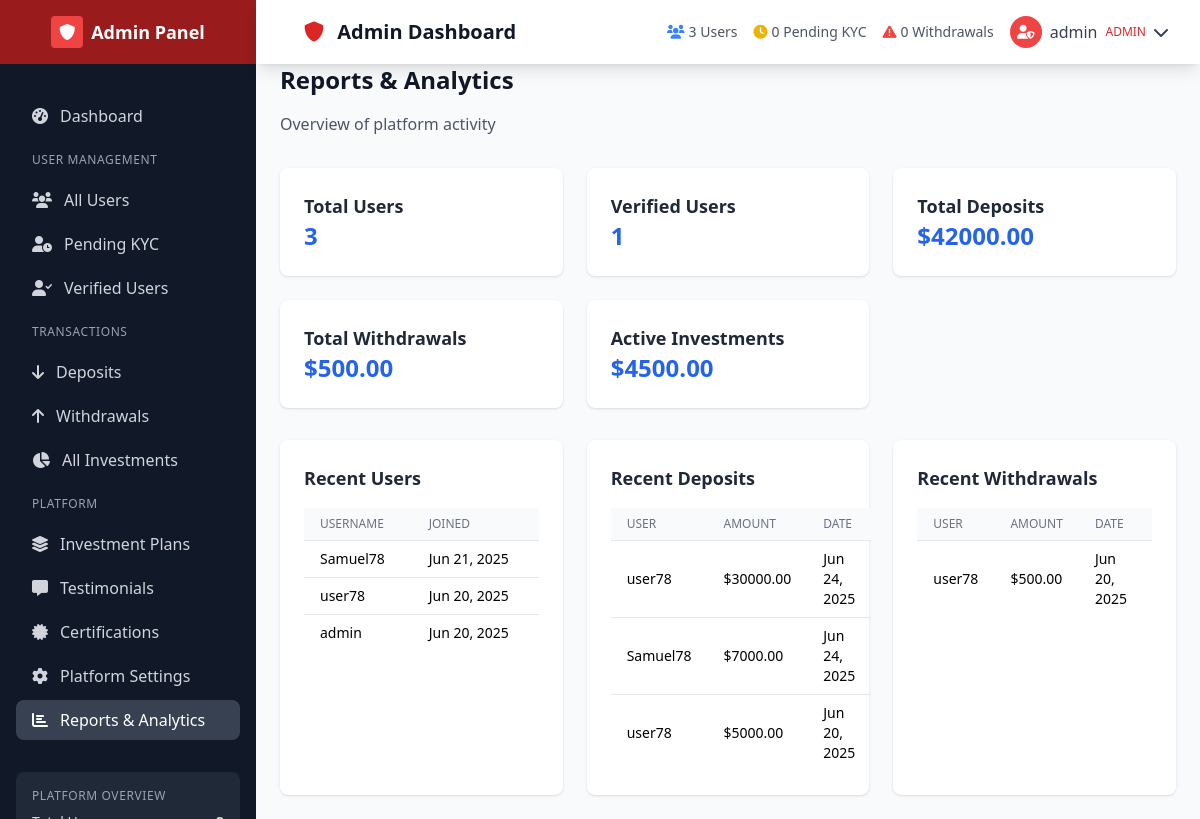
The app's page /admin-panel/reports/ (signed in) with its own data.
### accounts/models.py (models this page shows, shortened)
class CustomUser(AbstractUser):
    email = models.EmailField(unique=True)
    full_name = models.CharField(max_length=100)
    is_verified = models.BooleanField(default=False)
    is_approved = models.BooleanField(default=False)
    registration_step = models.IntegerField(default=1)  # 1 or 2
    created_at = models.DateTimeField(auto_now_add=True)
    updated_at = models.DateTimeField(auto_now=True)
    USERNAME_FIELD = 'username'
    REQUIRED_FIELDS = ['email', 'full_name']

### transactions/models.py (models this page shows, shortened)
class Deposit(models.Model):
    STATUS_CHOICES = [
        ('pending', 'Pending'),
        ('approved', 'Approved'),
        ('rejected', 'Rejected'),
    ]
    PAYMENT_METHODS = [
        ('BTC', 'Bitcoin'),
        ('USDT', 'Tether USDT'),
        ('ETH', 'Ethereum'),
        ('bank_transfer', 'Bank Transfer'),
    ]
    user = models.ForeignKey(User, on_delete=models.CASCADE, related_name='deposits')
    amount = models.DecimalField(max_digits=15, decimal_places=2)
    payment_method = models.CharField(max_length=20, choices=PAYMENT_METHODS)
    transaction_id = models.CharField(max_length=200, blank=True)
    proof_of_payment = models.FileField(upload_to='payment_proofs/', blank=True)
    status = models.CharField(max_length=10, choices=STATUS_CHOICES, default='pending')
    admin_notes = models.TextField(blank=True)
    created_at = models.DateTimeField(auto_now_add=True)
    approved_at = models.DateTimeField(null=True, blank=True)

class Withdrawal(models.Model):
    STATUS_CHOICES = [
        ('pending', 'Pending'),
        ('approved', 'Approved'),
        ('rejected', 'Rejected'),
        ('completed', 'Completed'),
    ]
    user = models.ForeignKey(User, on_delete=models.CASCADE, related_name='withdrawals')
    amount = models.DecimalField(max_digits=15, decimal_places=2)
    wallet_address = models.CharField(max_length=200)
    wallet_type = models.CharField(max_length=10)
    status = models.CharField(max_length=10, choices=STATUS_CHOICES, default='pending')
    admin_notes = models.TextField(blank=True)
    transaction_hash = models.CharField(max_length=200, blank=True)
    created_at = models.DateTimeField(auto_now_add=True)
    processed_at = models.DateTimeField(null=True, blank=True)

### admin_panel/views.py (the view)
# urls.py: path('reports/', views.reports, name='reports'),
@admin_required
def reports(request):
    total_users = User.objects.count()
    verified_users = KYCDocument.objects.filter(status='approved').count()
    total_deposits = Deposit.objects.filter(status='approved').aggregate(Sum('amount'))['amount__sum'] or 0
    total_withdrawals = Withdrawal.objects.filter(status='approved').aggregate(Sum('amount'))['amount__sum'] or 0
    active_investments = Investment.objects.filter(status='active').aggregate(Sum('amount'))['amount__sum'] or 0
    recent_users = User.objects.order_by('-date_joined')[:10]
    recent_deposits = Deposit.objects.order_by('-created_at')[:10]
    recent_withdrawals = Withdrawal.objects.order_by('-created_at')[:10]
    context = {
        'total_users': total_users,
        'verified_users': verified_users,
        'total_deposits': total_deposits,
        'total_withdrawals': total_withdrawals,
        'active_investments': active_investments,
        'recent_users': recent_users,
        'recent_deposits': recent_deposits,
        'recent_withdrawals': recent_withdrawals,
    }
    return render(request, 'admin_panel/reports.html', context)

### admin_panel/context_processors.py (called while the page is built)
def investment_stats(request):
    if request.user.is_authenticated and request.user.is_staff:
        return {
            'investment_stats': calculate_investment_stats()
        }
    return {}

### core/context_processors.py (called while the page is built)
def site_settings(request):
    try:
        settings = SiteSettings.objects.first()
    except SiteSettings.DoesNotExist:
        settings = None
    return {'site_settings': settings}

def currency_rates(request):
    rates = {}
    try:
        currency_rates = CurrencyRate.objects.all()
        for rate in currency_rates:
            rates[rate.currency_code] = rate.rate_usd
    except:
        pass
    return {'currency_rates': rates}

### templates/admin_panel/reports.html (shortened to what this page needs)
{% extends 'admin_panel/base.html' %}
{% block content %}
<div class="pt-16 p-6">
    <div class="max-w-7xl mx-auto">
        <h1 class="text-2xl font-bold text-gray-900 mb-4">Reports & Analytics</h1>
        <p class="text-gray-600 mb-8">Overview of platform activity</p>
        <div class="grid grid-cols-1 md:grid-cols-3 gap-6 mb-8">
            <div class="bg-white rounded-lg shadow p-6">
                <h3 class="text-lg font-semibold text-gray-800">Total Users</h3>
                <p class="text-2xl font-bold text-blue-600">{{ total_users }}</p>
            </div>
            <div class="bg-white rounded-lg shadow p-6">
                <h3 class="text-lg font-semibold text-gray-800">Verified Users</h3>
                <p class="text-2xl font-bold text-blue-600">{{ verified_users }}</p>
            </div>
            <div class="bg-white rounded-lg shadow p-6">
                <h3 class="text-lg font-semibold text-gray-800">Total Deposits</h3>
                <p class="text-2xl font-bold text-blue-600">${{ total_deposits|floatformat:2 }}</p>
            </div>
            <div class="bg-white rounded-lg shadow p-6">
                <h3 class="text-lg font-semibold text-gray-800">Total Withdrawals</h3>
                <p class="text-2xl font-bold text-blue-600">${{ total_withdrawals|floatformat:2 }}</p>
            </div>
            <div class="bg-white rounded-lg shadow p-6">
                <h3 class="text-lg font-semibold text-gray-800">Active Investments</h3>
                <p class="text-2xl font-bold text-blue-600">${{ active_investments|floatformat:2 }}</p>
            </div>
        </div>
        <div class="grid grid-cols-1 md:grid-cols-3 gap-6">
            <div class="bg-white rounded-lg shadow p-6">
                <h3 class="text-lg font-semibold text-gray-800 mb-4">Recent Users</h3>
                <table class="min-w-full divide-y divide-gray-200">
                    <thead class="bg-gray-50">
                        <tr>
                            <th class="px-4 py-2 text-left text-xs font-medium text-gray-500 uppercase">Username</th>
                            <th class="px-4 py-2 text-left text-xs font-medium text-gray-500 uppercase">Joined</th>
                        </tr>
                    </thead>
                    <tbody class="divide-y divide-gray-200">
                        {% for user in recent_users %}
                            <tr>
                                <td class="px-4 py-2 text-sm">{{ user.username }}</td>
                                <td class="px-4 py-2 text-sm">{{ user.date_joined|date:"M d, Y" }}</td>
                            </tr>
                        {% empty %}
                            <tr>
                                <td colspan="2" class="px-4 py-2 text-sm text-center">No recent users</td>
                            </tr>
                        {% endfor %}
                    </tbody>
                </table>
            </div>
            <div class="bg-white rounded-lg shadow p-6">
                <h3 class="text-lg font-semibold text-gray-800 mb-4">Recent Deposits</h3>
                <table class="min-w-full divide-y divide-gray-200">
                    <thead class="bg-gray-50">
                        <tr>
                            <th class="px-4 py-2 text-left text-xs font-medium text-gray-500 uppercase">User</th>
                            <th class="px-4 py-2 text-left text-xs font-medium text-gray-500 uppercase">Amount</th>
                            <th class="px-4 py-2 text-left text-xs font-medium text-gray-500 uppercase">Date</th>
                        </tr>
                    </thead>
                    <tbody class="divide-y divide-gray-200">
                        {% for deposit in recent_deposits %}
                            <tr>
                                <td class="px-4 py-2 text-sm">{{ deposit.user.username }}</td>
                                <td class="px-4 py-2 text-sm">${{ deposit.amount|floatformat:2 }}</td>
                                <td class="px-4 py-2 text-sm">{{ deposit.created_at|date:"M d, Y" }}</td>
                            </tr>
                        {% empty %}
                            <tr>
                                <td colspan="3" class="px-4 py-2 text-sm text-center">No recent deposits</td>
                            </tr>
                        {% endfor %}
                    </tbody>
                </table>
            </div>
            <div class="bg-white rounded-lg shadow p-6">
                <h3 class="text-lg font-semibold text-gray-800 mb-4">Recent Withdrawals</h3>
                <table class="min-w-full divide-y divide-gray-200">
                    <thead class="bg-gray-50">
                        <tr>
                            <th class="px-4 py-2 text-left text-xs font-medium text-gray-500 uppercase">User</th>
                            <th class="px-4 py-2 text-left text-xs font-medium text-gray-500 uppercase">Amount</th>
                            <th class="px-4 py-2 text-left text-xs font-medium text-gray-500 uppercase">Date</th>
                        </tr>
                    </thead>
                    <tbody class="divide-y divide-gray-200">
                        {% for withdrawal in recent_withdrawals %}
                            <tr>
                                <td class="px-4 py-2 text-sm">{{ withdrawal.user.username }}</td>
                                <td class="px-4 py-2 text-sm">${{ withdrawal.amount|floatformat:2 }}</td>
                                <td class="px-4 py-2 text-sm">{{ withdrawal.created_at|date:"M d, Y" }}</td>
                            </tr>
                        {% empty %}
                            <tr>
                                <td colspan="3" class="px-4 py-2 text-sm text-center">No recent withdrawals</td>
                            </tr>
                        {% endfor %}
                    </tbody>
                </table>
            </div>
        </div>
    </div>
</div>
{% endblock %}

### templates/admin_panel/partials/navbar.html (shortened to what this page needs)
<nav class="bg-white shadow-lg fixed top-0 left-0 right-0 z-40 lg:left-64">
    <div class="px-4 sm:px-6 lg:px-8">
        <div class="flex justify-between h-16">
            <div class="flex items-center">
                <h1 class="ml-4 text-xl font-semibold text-gray-900">
                    <i class="fas fa-shield-alt text-red-600 mr-2"></i>
                    {% block page_title %}Admin Dashboard{% endblock %}
                </h1>
            </div>
            <div class="flex items-center space-x-4">
                <div class="hidden md:flex items-center space-x-4 text-sm text-gray-600">
                    <div class="flex items-center space-x-1">
                        <i class="fas fa-users text-blue-500"></i>
                        <span>{{ total_users|default:0 }} Users</span>
                    </div>
                    <div class="flex items-center space-x-1">
                        <i class="fas fa-clock text-yellow-500"></i>
                        <span>{{ pending_kyc|default:0 }} Pending KYC</span>
                    </div>
                    <div class="flex items-center space-x-1">
                        <i class="fas fa-exclamation-triangle text-red-500"></i>
                        <span>{{ pending_withdrawals|default:0 }} Withdrawals</span>
                    </div>
                </div>
                <div class="relative">
                    <button id="admin-user-menu-btn" class="flex items-center space-x-2 text-gray-700 hover:text-gray-900">
                        <div class="w-8 h-8 bg-red-500 rounded-full flex items-center justify-center text-white text-sm font-medium">
                            <i class="fas fa-user-shield"></i>
                        </div>
                        <span class="hidden sm:block">{{ user.username }}</span>
                        <span class="hidden sm:block text-xs text-red-600 font-medium">ADMIN</span>
                        <i class="fas fa-chevron-down"></i>
                    </button>
                </div>
            </div>
        </div>
    </div>
</nav>

### static/css/custom.css (style rules this page uses)
* { transition: all 0.2s ease-in-out; }

### records on screen
CustomUser: username "admin", date_joined "Jun 20, 2025"
CustomUser: username "Samuel78", date_joined "Jun 21, 2025"
CustomUser: username "user78", date_joined "Jun 20, 2025"
Deposit: user.username "user78", amount "30000.00", created_at "Jun 24, 2025"
Deposit: user.username "Samuel78", amount "7000.00", created_at "Jun 24, 2025"
Deposit: user.username "user78", amount "5000.00", created_at "Jun 20, 2025"
Withdrawal: user.username "user78", amount "500.00", created_at "Jun 20, 2025"

### other values on screen
{{ total_users|default:0 }} "3"
{{ pending_kyc|default:0 }} "0"
{{ pending_withdrawals|default:0 }} "0"
{{ total_users }} "3"
{{ verified_users }} "1"
{{ total_deposits|floatformat:2 }} "42000.00"
{{ total_withdrawals|floatformat:2 }} "500.00"
{{ active_investments|floatformat:2 }} "4500.00"
